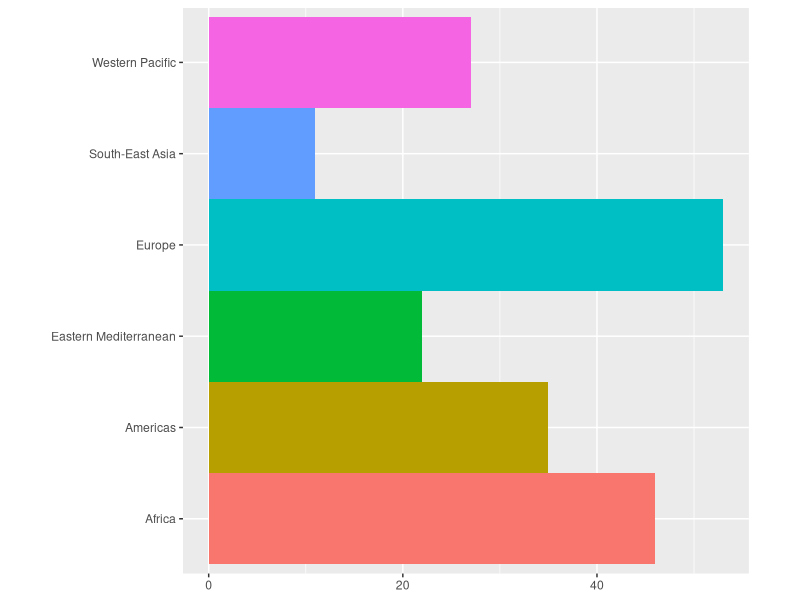
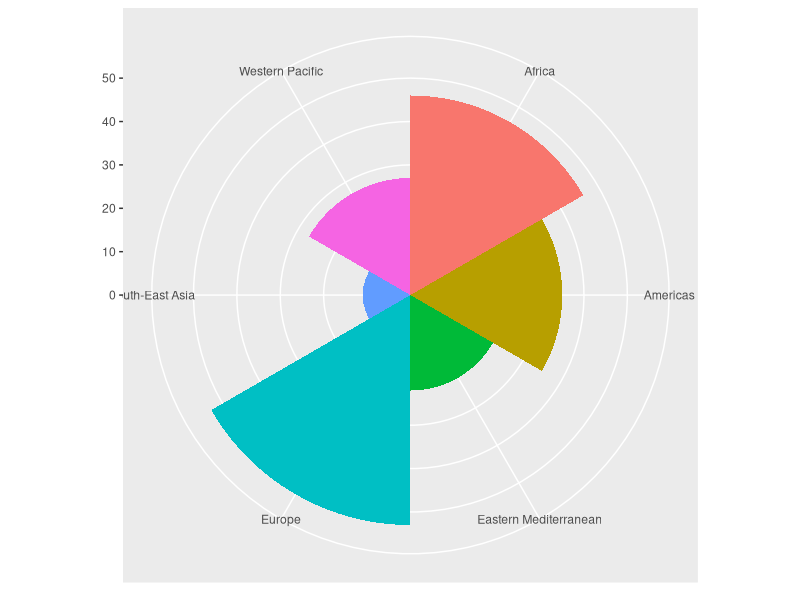
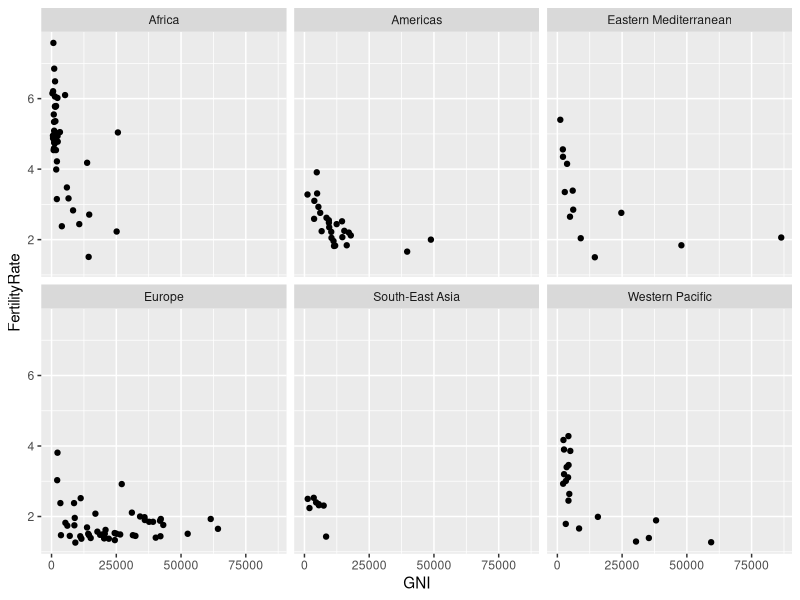
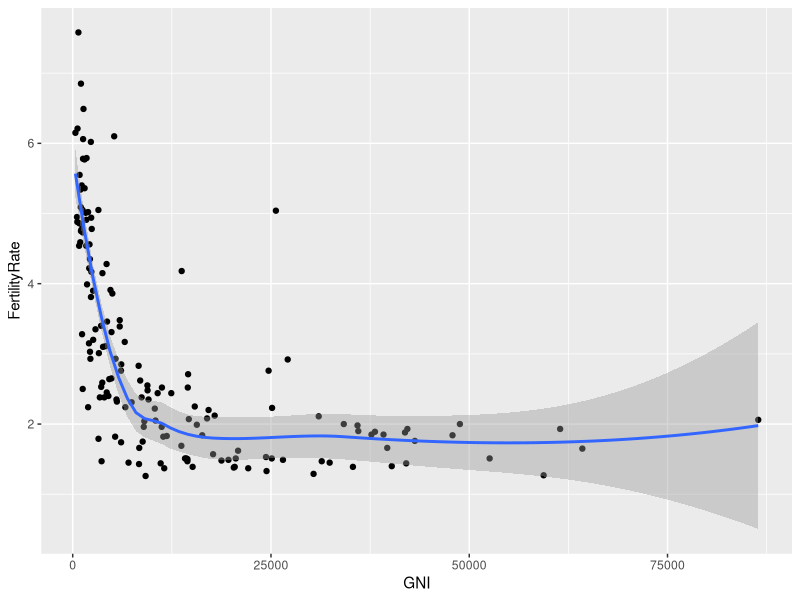
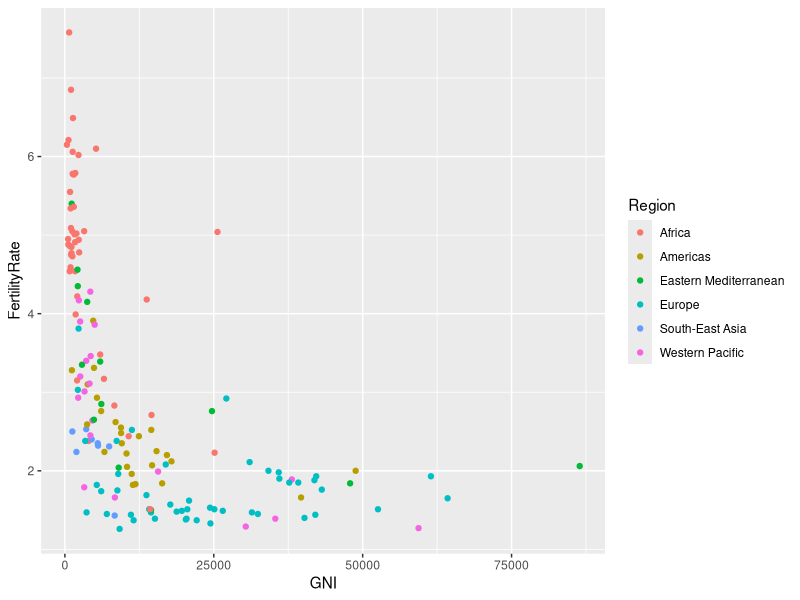
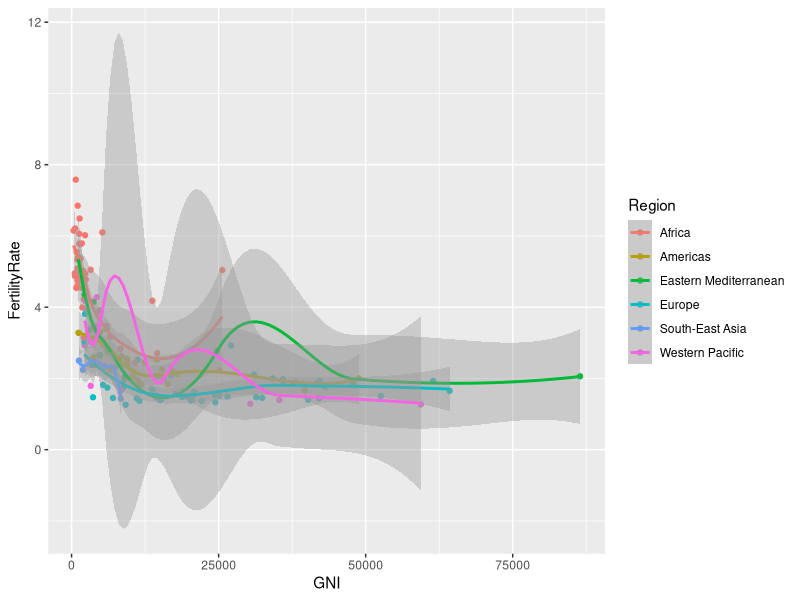

Write R code to recreate these figures, in order.
## ---- chunk 1
# install.packages("ggplot2") 
## ---- chunk 2
library(ggplot2)
WHO <- read.csv("w1c2b-WHO.csv")
## ---- chunk 3
str(WHO)
## ---- chunk 4
index <- which(WHO$Country == "Singapore")
index
WHO[index,]$GNI
summary(WHO$Over60)
summary(WHO$Under15)
## ---- chunk 5
bar <- ggplot(WHO) + 
  geom_bar(mapping = aes(x = Region, fill = Region), 
           show.legend = FALSE, width = 1) + 
  theme(aspect.ratio = 1) + 
  labs(x = NULL, y = NULL)
bar + coord_flip()
bar + coord_polar()
## ---- chunk 6
a <- ggplot(WHO, aes(x=GNI, y=FertilityRate))
a + geom_point(na.rm=T) + facet_wrap(.~Region)
## ---- chunk 7
a + geom_point(na.rm=T) + geom_smooth(na.rm=T)
## ---- chunk 8
acol <- ggplot(WHO,aes(x=GNI, y=FertilityRate, color=Region))
acol + geom_point(na.rm=T)
acol + geom_point(na.rm=T) + geom_smooth(na.rm=T)
